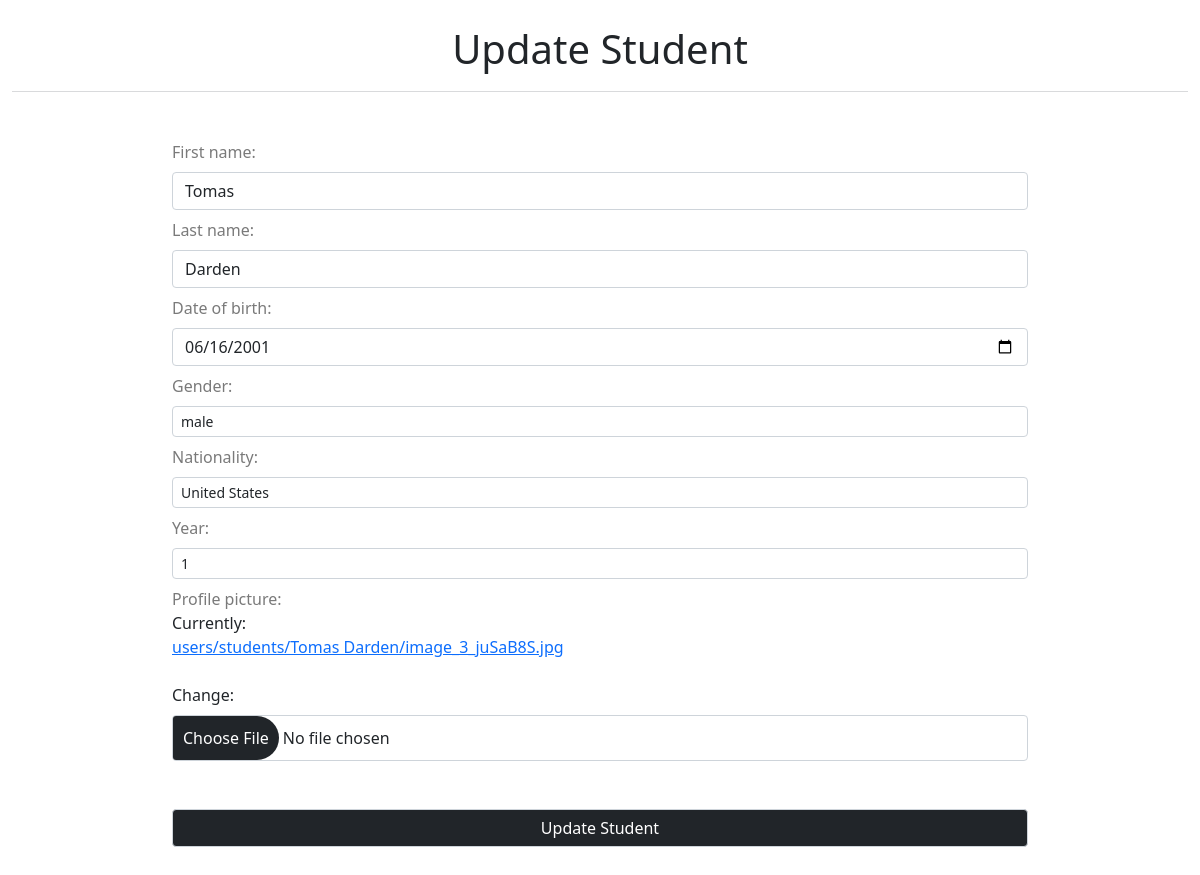
The app's page /students/5/update with its own data.
### users/models.py (models this page shows, shortened)
class Account(models.Model):
    id              = models.AutoField(primary_key=True)
    user            = models.ForeignKey(UserAccount,on_delete=models.CASCADE)
    first_name      = models.CharField(max_length=200)
    last_name       = models.CharField(max_length=200)
    date_of_birth   = models.DateField(default=datetime.date.today)
    gender_choice   = (('male','male'),('feminine','feminine'),('undefined','undefined'))
    gender          = models.CharField(max_length=10, default='male', choices=gender_choice)
    nationality     = CountryField()
    class Meta:
        abstract = True

class Students(Account):
    year            = models.ForeignKey(to='main_app.SchoolYears',on_delete=models.CASCADE,blank=True,null=True)
    profile_picture = models.ImageField(upload_to=location_students,blank=True,null=True)
    class Meta():
        verbose_name        = 'Student'
        verbose_name_plural = 'Students'

### main_app/views.py (the view, shortened to what this page needs)
# urls.py: path('students/<str:student_pk>/update',views.StudentUpdate.as_view(),name='student_update'),
class StudentUpdate(UpdateView):
    model = Students
    form_class = StudentsForm
    success_url = reverse_lazy('students')
    template_name = 'courses/course_form.html'
    def get_object(self):
        pk_ = self.kwargs.get('student_pk')
        return get_object_or_404(Students,id=pk_)
    def get_context_data(self, **kwargs):
        context = super().get_context_data(**kwargs)
        context['title']       = 'Update Student'
        return context

### users/forms.py
class  StudentsForm(forms.ModelForm):
    class Meta:
        model   = Students
        exclude = ('user',)
        widgets={
        'date_of_birth' : DateInput(),
        }

### main_app/models.py (called while the page is built)
    def __str__(self):
        return str(self.id)

### main_app/templates/courses/course_form.html (shortened to what this page needs)
{% extends 'base.html' %}
{% load static %}
{% block content %}
<link rel="stylesheet" href="{% static 'main_app/css/form.css' %}">
<div class="container-fluid">
    <div class="title">
        <h1>{{title}}</h1>
    </div>
    <form method="POST" enctype="multipart/form-data">
        {{form}}
        <input type="submit" value="{{title}}" style="margin: 2.5rem 0;">
    </form>
</div>
{% endblock %}

### static/main_app/css/form.css (style rules this page uses)
.container-fluid .title { border-bottom: 1px solid #d9dadc; padding: 25px 0 10px; text-align: center; }
form { padding: 3rem; display: grid; }
form input,textarea { display: block; width: 100%; padding: .375rem .75rem; font-size: 1rem; font-weight: 400; line-height: 1.5; color: #212529; background-color: #fff; background-clip: padding-box; border: 1px solid #ced4da; -webkit-appearance: none; -moz-appearance: none; appearance: none; border-radius: .25rem; transition: border-color .15s ease-in-out,box-shadow .15s ease-in-out; }
form select { display: block; width: 100%; -moz-padding-start: calc(0.75rem - 3px); font-weight: 400; line-height: 1.5; color: #212529; background-color: #fff; background-image: url('http://www.w3.org/2000/svg'); background-repeat: no-repeat; background-position: right .75rem center; background-size: 16px 12px; border: 1px solid #ced4da; border-radius: .25rem; transition: border-color .15s ease-in-out,box-shadow .15s ease-in-out; -webkit-appearance: none; -moz-appearance: none; appearance: none; padding-top: .25rem; padding-bottom: .25rem; padding-left: .5rem; font-size: .875rem; }
form input,textarea,select { margin: 0.5rem 0; }
form label { color: rgb(122, 122, 122); }
form input[type=file] { font-size: 1rem; padding: 0; cursor: pointer; }
form input[type=submit] { background: #212529; color: white; }
@media (min-width:800px) { form { padding: 3rem 10rem 1rem; } }

### records on screen
Students: first_name "Tomas", last_name "Darden", date_of_birth "06/16/2001", gender "male", nationality "United States", year "1"

### other values on screen
{{ title }} "Update Student"
